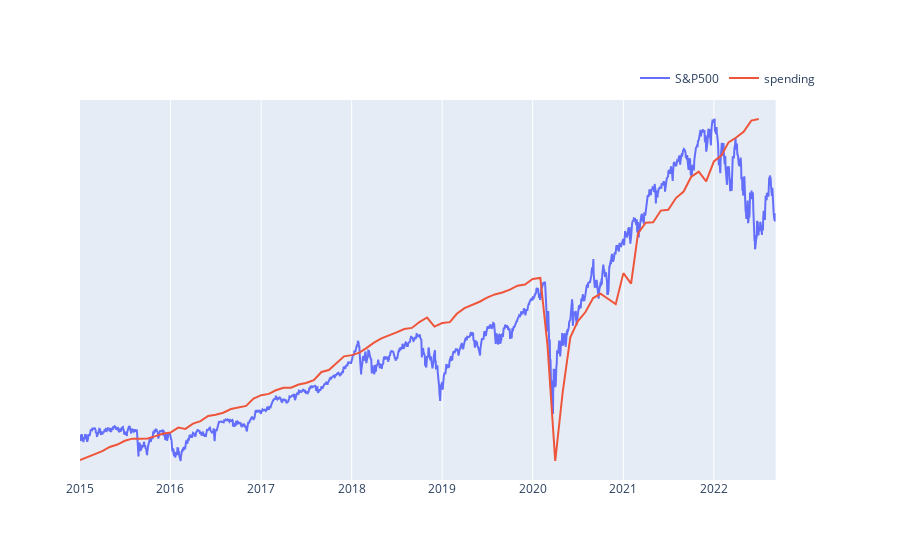

The notebook cell saved with this chart:
### Code cell
plot_data([['line', sp500, 'Date', 'Close', 'S&P500', False],
           ['line', df_dict['spending'], 'Date', 'v', 'spending', True]])
